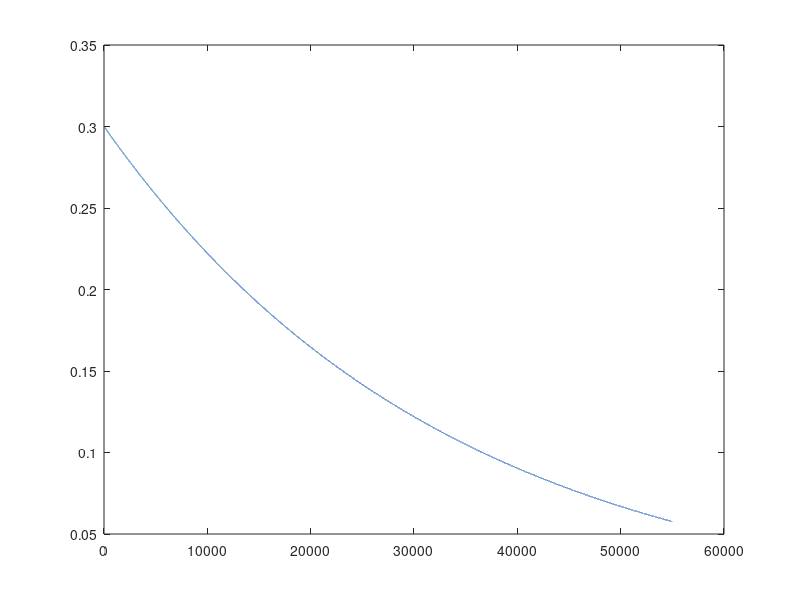

Write the MATLAB code that produced this figure.

tot_episode = 5000;
step_per_episode = 11;
tot_sampling_step = tot_episode*step_per_episode;

StandardDeviationDecayRate = 3e-5;
StandardDeviation = 0.30;

stddev_list = [];
for i=1:tot_sampling_step
    StandardDeviation = StandardDeviation.*(1 - StandardDeviationDecayRate);
    stddev_list(end+1) = StandardDeviation;
end

disp(StandardDeviation)

plot(stddev_list)
